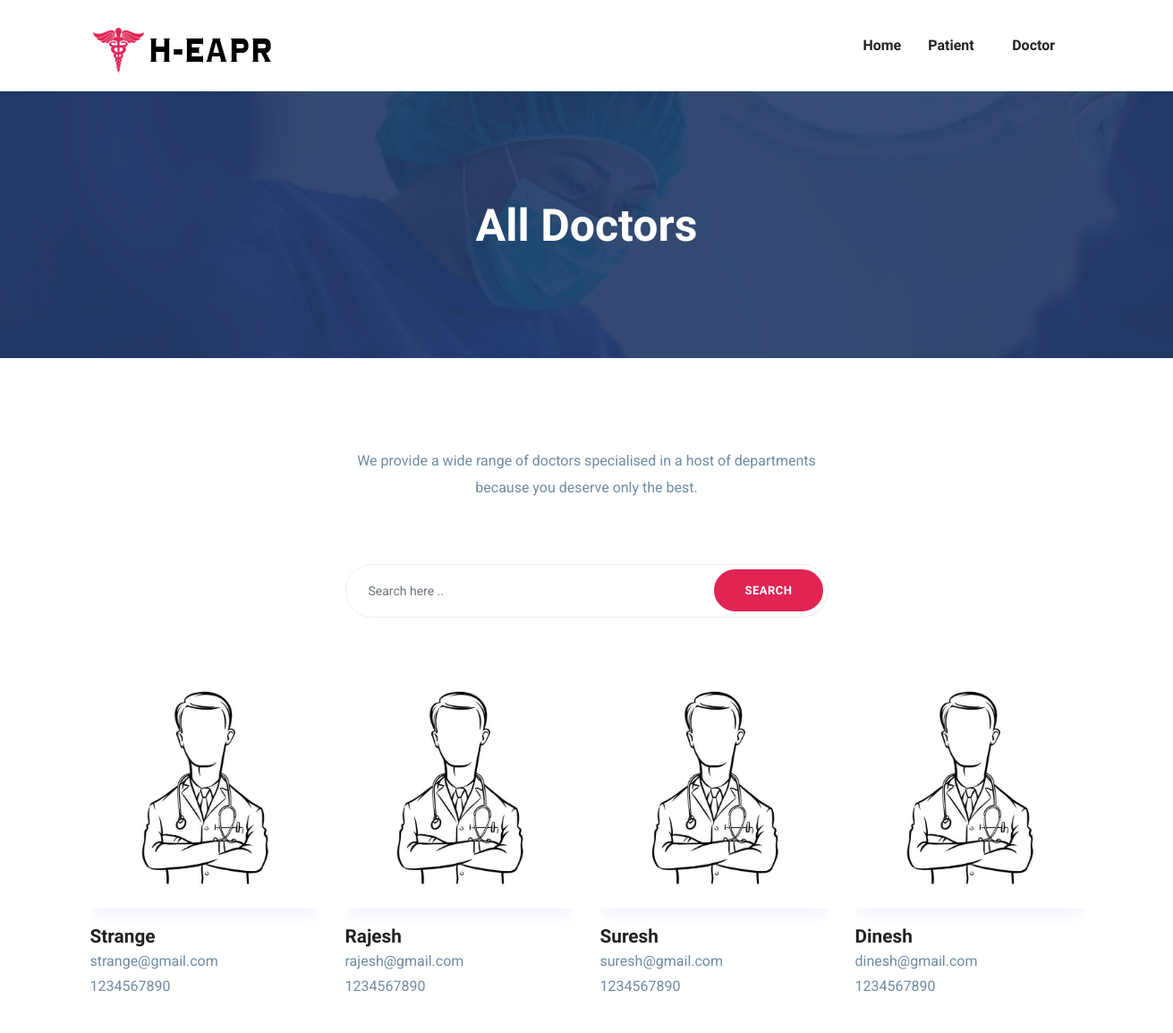
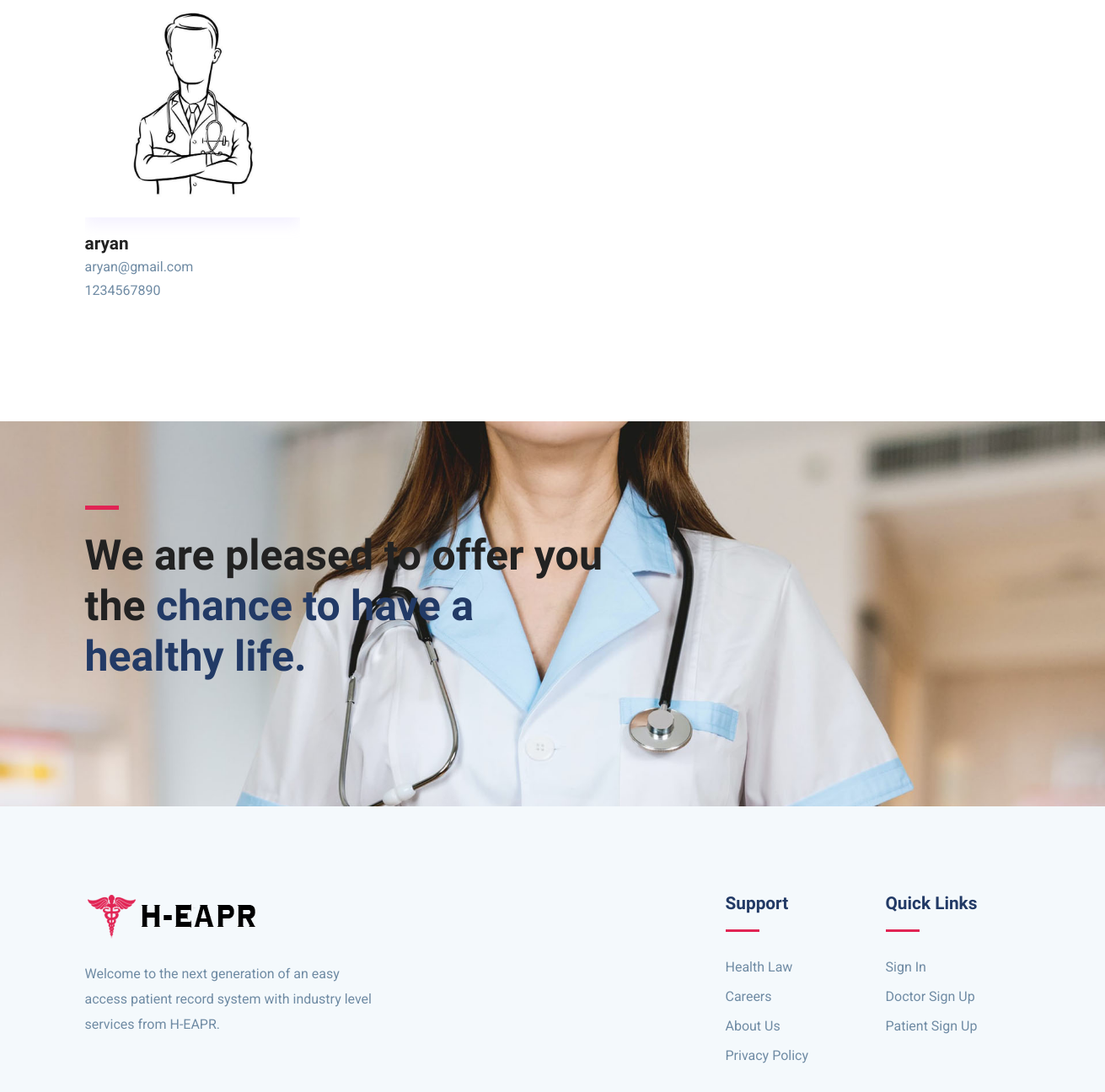
Screenshot of /alldoctors/ with the database file from the repository (2 pictures, top to bottom).
### doctor/models.py (models this page shows, shortened)
class DoctorProfile(models.Model):
    doctor_id = models.AutoField(primary_key=True)
    doctor_name = models.CharField(max_length=100)
    phone_num = models.CharField(max_length=15)
    email = models.EmailField(unique = True)
    created_date = models.DateField(default=now)
    department = models.ForeignKey(Department, on_delete=models.CASCADE)

### doctor/views.py (the view)
# urls.py: path('alldoctors/',view_all_doctors),
def view_all_doctors(request):
    search = None
    if request.method == 'POST':
        search = request.POST.get('search')
    if search is not None:
        doctors = DoctorProfile.objects.filter(email__contains = search)
    else:
        doctors = DoctorProfile.objects.all()
    userprofile = get_userprofile_by_request(request)
    if userprofile and request.user.is_authenticated:
        usertype = 'doctor' if request.user.is_doctor else 'patient'
        if usertype == 'doctor':
            return render(request, 'all_doc.html', {'doctors':doctors, 'username': userprofile.doctor_name, 'usertype': 'doctor'})
        else:
            return render(request, 'all_doc.html', {'doctors':doctors, 'username': userprofile.patient_name, 'usertype': 'patient'})
    else:
        return render(request, 'all_doc.html', {'doctors':doctors})

### doctor/views.py (called while the page is built)
def get_userprofile_by_request(request):
    if request.user.is_authenticated:
        try:
            email = request.user.email
            if request.user.is_doctor:
                docs = DoctorProfile.objects.filter(email = email)
                if docs is not None:
                    return docs[0]
                else:
                    None
            else:
                pats = PatientProfile.objects.filter(email = email)
                if pats is not None:
                    return pats[0]
                else:
                    None
        except:
            return None
    else:
        return None

### doctor/templates/all_doc.html (shortened to what this page needs)
{% extends "base.html" %}
{% block body %}
<section class="page-title bg-1">
    <div class="container">
        <div class="row">
            <div class="col-md-12">
                <div class="block text-center">
                    <h1 class="text-capitalize mb-5 text-lg">All Doctors</h1>
                </div>
            </div>
        </div>
    </div>
</section>
<section class="section doctors">
    <div class="container">
        <div class="row justify-content-center">
            <div class="col-lg-6 text-center">
                <div class="section-title">
                    <p>We provide a wide range of doctors specialised in a host of departments because you deserve only the best.</p>
                    </div>
                </div>
            </div>
            <div class="row justify-content-center">
				<div class="col-lg-6 text-center">
					<div class="section-title subscribe-form text-lg-right mt-5 mt-lg-0">
						<form action="/alldoctors/" method = "POST" class="subscribe"> {% csrf_token %}
							<input type="text" name="search" class="form-control" placeholder="Search here ..">
							<button type = "submit" class="btn btn-main-2 btn-round-full">Search</Button>
						</form>
					</div>
				</div>
			</div>
            <div class="row shuffle-wrapper portfolio-gallery">
                {% for doc in doctors %}
                <div class="col-lg-3 col-sm-6 col-md-6 mb-4 shuffle-item">
                    <div class="position-relative doctor-inner-box">
                        <div class="doctor-profile">
                            <div class="doctor-img">
                                <img src="/static/images/1.jpg" alt="doctor-image" class="img-fluid w-100 img-rnd">
                            </div>
                        </div>
                        <div class="content mt-3">
                            <h4 class="mb-0"><a>{{doc.doctor_name}}</a></h4>
                            <a>{{doc.email}}</a>
                            <p>{{doc.phone_num}}</p>
                        </div>
                    </div>
                </div>
                {% endfor %}
            </div>
        </div>
</section>
<section class="section cta-page">
    <div class="container">
        <div class="row">
            <div class="col-lg-7">
                <div class="cta-content">
                    <div class="divider mb-4"></div>
                    <h2 class="mb-5 text-lg">We are pleased to offer you the <span class="title-color">chance to have a healthy life.</span></h2>
                </div>
            </div>
        </div>
    </div>
</section>
{% endblock %}

### templates/base.html (shortened to what this page needs)
{% load static %}
<!DOCTYPE html>
<html lang="en">
    <head>
        <link rel="stylesheet" href="https://cdn.jsdelivr.net/npm/bootstrap@4.6.0/dist/css/bootstrap.min.css"
>
        <link rel="stylesheet" href="{% static 'css/style.css' %}">
        <link rel="stylesheet" href="{% static 'css/icofont.min.css' %}">
    </head>
    <body>
        {% include "nav.html" %}
        {% block body %}
        {% endblock %}
        {% include "footer.html" %}
    </body>
</html>

### templates/nav.html (shortened to what this page needs)
{% block nav %}
{% load static %}
<header>
  <nav class="navbar navbar-expand-lg navigation" id="navbar">
    <div class="container">
      {% if disable %}
        <img src="{% static 'images/logo.png' %}" alt="" class="img-fluid">
      {% else %}
      <a class="navbar-brand" href="/">
        <img src="{% static 'images/logo.png' %}" alt="" class="img-fluid">
      </a>
      {% endif %}
      {% if not disable %}
      <div class="collapse navbar-collapse" id="navbarmain">
        <ul class="navbar-nav ml-auto">
          <li class="nav-item active">
            {% if usertype == 'patient'%}
            <a class="nav-link" href="/patient">Home</a>
            {% elif usertype == 'doctor'%}
            <a class="nav-link" href="/doctor">Home</a>
            {% else %}
            <a class="nav-link" href="/">Home</a>
            {% endif %}
          </li>
          {% if usertype == 'patient'%}
          <li class="nav-item dropdown">
            <a class="nav-link dropdown-toggle" href="#" id="dropdown02" data-toggle="dropdown" aria-haspopup="true"
              aria-expanded="false">{{username}} <i class="icofont-thin-down"></i></a>
            <ul class="dropdown-menu" aria-labelledby="dropdown02">
              <li><a class="dropdown-item" href="/patient/info">My Profile</a></li>
              <li><a class="dropdown-item" href="/alldoctors">All Doctors</a></li>
              <li><a class="dropdown-item" href="/patient/update/info">Update Profile</a></li>
              <li><a class="dropdown-item" href="/patient/update/medicalinfo">Update Medical Info</a></li>
              <li><a class="dropdown-item" href="/doctor/register">Logout</a></li>
            </ul>
          </li>
            {% else %}
            <li class="nav-item dropdown">
              <a class="nav-link dropdown-toggle" href="#" id="dropdown02" data-toggle="dropdown" aria-haspopup="true"
                  aria-expanded="false">Patient<i class="icofont-thin-down"></i></a>
              </li>
              <li class="nav-item dropdown">
                <a class="nav-link dropdown-toggle" href="#" id="dropdown02" data-toggle="dropdown" aria-haspopup="true"
                  aria-expanded="false">Doctor <i class="icofont-thin-down"></i></a>
              </li>
            {% endif %}
            {% endif %}
        </ul>
      </div>
    </div>
  </nav>
</header>
{% endblock %}

### templates/footer.html
{% block footer %}
{% load static %}
<footer class="footer section gray-bg">
	<div class="container">
		<div class="row">
			<div class="col-lg-4 mr-auto col-sm-6">
				<div class="widget mb-5 mb-lg-0">
					<div class="logo mb-4">
						<img src="{% static 'images/logo.png' %}" alt="" class="img-fluid">
					</div>
					<p>Welcome to the next generation of an easy access patient record system with industry level services from H-EAPR.</p>
				</div>
			</div>
			<div class="col-lg-2 col-md-6 col-sm-6">
				<div class="widget mb-5 mb-lg-0">
					<h4 class="text-capitalize mb-3">Support</h4>
					<div class="divider mb-4"></div>
					<ul class="list-unstyled footer-menu lh-35">
						<li><a href="#">Health Law</a></li>
						<li><a href="#">Careers</a></li>
						<li><a href="#">About Us</a></li>
						<li><a href="#">Privacy Policy</a></li>
					</ul>
				</div>
			</div>
			<div class="col-lg-2 col-md-6 col-sm-6">
				<div class="widget mb-5 mb-lg-0">
					<h4 class="text-capitalize mb-3">Quick Links</h4>
					<div class="divider mb-4"></div>
					<ul class="list-unstyled footer-menu lh-35">
						<li><a href="/login">Sign In</a></li>
						<li><a href="doctor/register">Doctor Sign Up</a></li>
						<li><a href="patient/register">Patient Sign Up</a></li>
					</ul>
				</div>
			</div>
		</div>
	</div>
</footer>
{% endblock %}

### static/css/style.css (style rules this page uses)
html { overflow-x: hidden; }
body { line-height: 1.6; font-family: "Roboto", sans-serif; -webkit-font-smoothing: antialiased; font-size: 16px; color: #6F8BA4; font-weight: 400; }
h1, .h1, h2, .h2, h3, .h3, h4, .h4, h5, .h5, h6, .h6 { font-family: "Exo", sans-serif; font-weight: 700; color: #222; }
h1, .h1 { font-size: 2.5rem; }
h2, .h2 { font-size: 44px; }
h4, .h4 { font-size: 1.3rem; line-height: 30px; }
p { line-height: 30px; }
input[type="email"], input[type="password"], input[type="text"], input[type="tel"] { box-shadow: none; height: 45px; outline: none; font-size: 14px; }
.form-control { box-shadow: none; border-radius: 0; }
.btn { display: inline-block; font-size: 14px; font-size: 0.8125rem; font-weight: 700; letter-spacing: .5px; padding: .75rem 2rem; font-family: "Exo", sans-serif; text-transform: uppercase; border-radius: 5px; border: 2px solid transparent; transition: all .35s ease; }
.btn-main-2 { background: #e12454; color: #fff; border-color: #e12454; }
.btn-round-full { border-radius: 50px; }
.section { padding: 100px 0; }
.text-lg { font-size: 3.75rem; }
a { color: #222; text-decoration: none; transition: all .35s ease; }
.page-title { padding: 120px 0px 70px 0px; position: relative; }
.page-title .block h1 { color: #fff; }
.title-color { color: #223a66; }
.section-title { margin-bottom: 70px; }
.text-lg { font-size: 50px; }
.gray-bg { background: #f4f9fc; }
#navbarmain { padding: 20px 0px; }
#navbarmain .nav-link { font-weight: 600; padding: 10px 15px; color: #222; font-family: "Exo", sans-serif; text-transform: capitalize; font-size: 16px; transition: all .25s ease; }
.dropdown-toggle::after { display: none; }
.navbar-brand { margin-top: 10px; }
.bg-1 { background: url("../images/bg/22.jpg") no-repeat 50% 50%; background-size: cover; position: relative; }
.divider { width: 40px; height: 5px; background: #e12454; }
.doctor-inner-box { overflow: hidden; }
.doctor-inner-box .doctor-profile { overflow: hidden; position: relative; box-shadow: 0px 8px 16px 0px rgba(200, 183, 255, 0.2); }
.doctor-inner-box .doctor-profile .doctor-img { transition: all .35s ease; }
.img-rnd { border-radius:5%; }
.lh-35 { line-height: 35px; }
.cta-page { background: url("../images/bg/banner.jpg") no-repeat; background-size: cover; position: relative; }
.footer { padding-bottom: 10px; }
.logo { font-weight: 600; letter-spacing: 1px; }
.widget .divider { height: 3px; }
.widget h4 { color: #223a66; }
.widget .footer-menu a { color: #6F8BA4; }
.subscribe { position: relative; }
.subscribe .form-control { border-radius: 50px; height: 60px; padding-left: 25px; border-color: #eee; }
.subscribe .btn { position: absolute; right: 6px; top: 6px; }

### rows the page displays
DoctorProfile: doctor_name "Strange", email "strange@gmail.com", phone_num "1234567890"
DoctorProfile: doctor_name "Rajesh", email "rajesh@gmail.com", phone_num "1234567890"
DoctorProfile: doctor_name "Suresh", email "suresh@gmail.com", phone_num "1234567890"
DoctorProfile: doctor_name "Dinesh", email "dinesh@gmail.com", phone_num "1234567890"
DoctorProfile: doctor_name "aryan", email "aryan@gmail.com", phone_num "1234567890"
